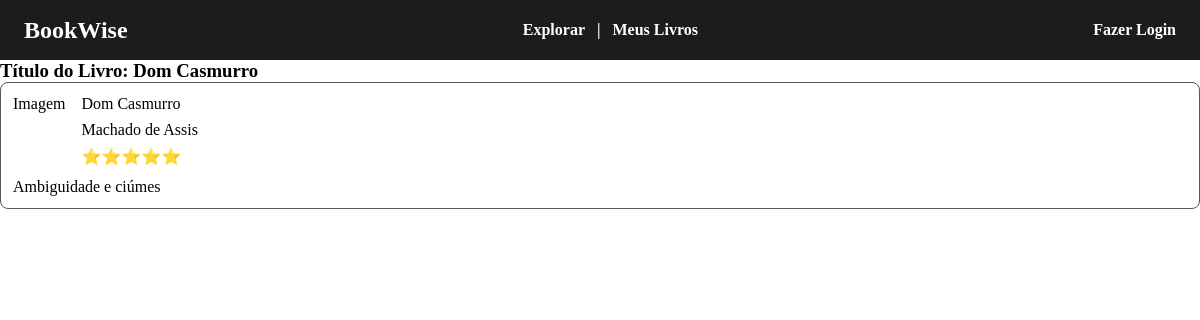
Page /livro?id=1 on the committed database.
### tables this page shows
CREATE TABLE livros (
	id integer primary key,
  titulo varchar(255),
  autor varchar(100),
  descricao text,
  usuario_id integer,
  foreign key (usuario_id) references usuarios (id)
);

### helpers.php (called while the page is built, shortened)
<?php
function view($view, $data = []) {
    require_once "views/template/app.php";
}

### controllers/livro.controller.php (called while the page is built)
<?php
$livro = $DB->query(
        query: "SELECT * FROM livros WHERE id = :id ",
        class: Livro::class,
        params: ['id' => $_GET['id']]
    )->fetch();
view("livro", compact('livro'));

### routes.php (called while the page is built, shortened)
<?php
$controller = str_replace('/', '', parse_url($_SERVER["REQUEST_URI"], PHP_URL_PATH));
    require_once "controllers/{$controller}.controller.php";

### index.php (called while the page is built, shortened)
<?php
require_once "helpers.php";
$config = require_once "config.php";
require_once "database.php";
require_once "routes.php";

### config.php (called while the page is built)
<?php
return [
  "database" => [
      "sqlite" => [
          "driver" => "sqlite",
          "database" => "database.sqlite"
      ],
      "mysql" => [
          "driver" => "mysql",
          "host" => "localhost",
          "port" => "3306",
          "dbname" => "bookwise",
          "user" => "root",
      ]
  ]
];

### database.php (called while the page is built)
<?php
class DB {
    private $connect;
    public function __construct($config)
    {
        $this->connect = new PDO($this->getDsn($config));
    }
    private function getDsn($config) {
        $driver = $config["driver"];
        unset ($config["driver"]);
        $dsn = $driver . ":" . http_build_query($config, '', ';');
        if ($driver == "sqlite") {
            $dsn = $driver . ":" . $config["database"];
        }
        return $dsn;
    }
    public function query ($query, $class = null, $params = [])
    {
        $prepare = $this->connect->prepare($query);
        if ($class) {
            $prepare->setFetchMode(PDO::FETCH_CLASS, $class);
        }
        $prepare->execute($params);
        return $prepare;
    }
}
$DB = new DB($config['database']['sqlite']);

### views/livro.view.php (the view)
<h3>Título do Livro: <?= $livro->titulo ?></h3>
<div class="card">
    <div id="card-info">
        <div>Imagem</div>
        <div>
            <div><?= $livro->titulo ?></div>
            <div><?= $livro->autor ?></div>
            <div>⭐⭐⭐⭐⭐</div>
        </div>
    </div>
    <div id="card-description">
        <p><?= $livro->descricao ?></p>
    </div>
</div>

### styles.css (style rules this page uses)
* { margin: 0; padding: 0; box-sizing: border-box; }
.card { display: flex; flex-direction: column; border: 1px solid #5a5858; padding: 12px; border-radius: 8px; }
#card-info { display: flex; gap: 16px; }
#card-info div:nth-child(even) { display: flex; flex-direction: column; gap: 8px; }
#card-description { margin-top: 12px; }

### rows in the picture
livros: titulo "Dom Casmurro", autor "Machado de Assis", descricao "Ambiguidade e ciúmes"
